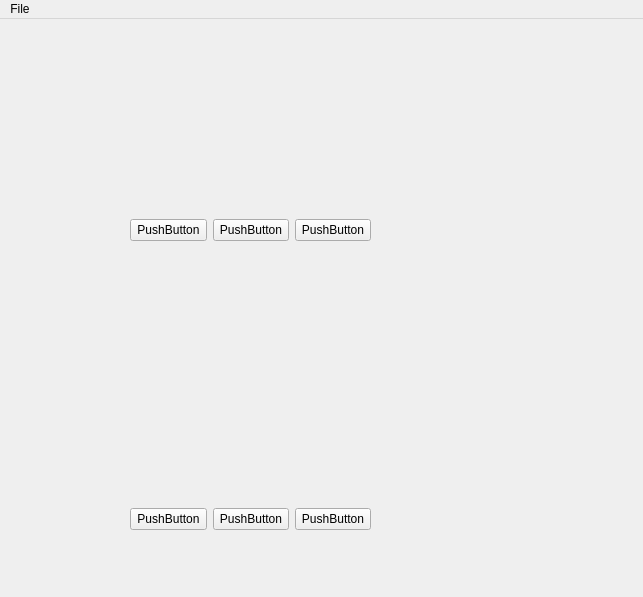
<?xml version="1.0" encoding="UTF-8"?>
<ui version="4.0">
 <class>MainWindow</class>
 <widget class="QMainWindow" name="MainWindow">
  <property name="windowModality">
   <enum>Qt::WindowModality::ApplicationModal</enum>
  </property>
  <property name="geometry">
   <rect>
    <x>0</x>
    <y>0</y>
    <width>643</width>
    <height>597</height>
   </rect>
  </property>
  <property name="sizePolicy">
   <sizepolicy hsizetype="Expanding" vsizetype="Expanding">
    <horstretch>0</horstretch>
    <verstretch>0</verstretch>
   </sizepolicy>
  </property>
  <property name="mouseTracking">
   <bool>true</bool>
  </property>
  <property name="windowTitle">
   <string>MainWindow</string>
  </property>
  <property name="layoutDirection">
   <enum>Qt::LayoutDirection::LeftToRight</enum>
  </property>
  <widget class="QWidget" name="centralwidget">
   <property name="minimumSize">
    <size>
     <width>643</width>
     <height>0</height>
    </size>
   </property>
   <property name="maximumSize">
    <size>
     <width>643</width>
     <height>16777215</height>
    </size>
   </property>
   <property name="layoutDirection">
    <enum>Qt::LayoutDirection::LeftToRight</enum>
   </property>
   <widget class="QWidget" name="verticalLayoutWidget">
    <property name="geometry">
     <rect>
      <x>130</x>
      <y>200</y>
      <width>241</width>
      <height>311</height>
     </rect>
    </property>
    <layout class="QVBoxLayout" name="verticalLayout">
     <item>
      <layout class="QHBoxLayout" name="horizontalLayout_2">
       <item>
        <widget class="QPushButton" name="pushButton_4">
         <property name="text">
          <string>PushButton</string>
         </property>
        </widget>
       </item>
       <item>
        <widget class="QPushButton" name="pushButton_5">
         <property name="text">
          <string>PushButton</string>
         </property>
        </widget>
       </item>
       <item>
        <widget class="QPushButton" name="pushButton_6">
         <property name="text">
          <string>PushButton</string>
         </property>
        </widget>
       </item>
      </layout>
     </item>
     <item>
      <spacer name="verticalSpacer">
       <property name="orientation">
        <enum>Qt::Orientation::Vertical</enum>
       </property>
       <property name="sizeHint" stdset="0">
        <size>
         <width>20</width>
         <height>40</height>
        </size>
       </property>
      </spacer>
     </item>
     <item>
      <layout class="QHBoxLayout" name="horizontalLayout">
       <item>
        <widget class="QPushButton" name="pushButton">
         <property name="text">
          <string>PushButton</string>
         </property>
        </widget>
       </item>
       <item>
        <widget class="QPushButton" name="pushButton_3">
         <property name="text">
          <string>PushButton</string>
         </property>
        </widget>
       </item>
       <item>
        <widget class="QPushButton" name="pushButton_2">
         <property name="text">
          <string>PushButton</string>
         </property>
        </widget>
       </item>
      </layout>
     </item>
    </layout>
   </widget>
  </widget>
  <widget class="QMenuBar" name="menubar">
   <property name="geometry">
    <rect>
     <x>0</x>
     <y>0</y>
     <width>643</width>
     <height>33</height>
    </rect>
   </property>
   <widget class="QMenu" name="menu">
    <property name="title">
     <string>File</string>
    </property>
    <addaction name="actionSave"/>
    <addaction name="actionSave_As"/>
    <addaction name="separator"/>
    <addaction name="actionQuit"/>
   </widget>
   <addaction name="menu"/>
  </widget>
  <action name="actionSave">
   <property name="icon">
    <iconset theme="QIcon::ThemeIcon::DocumentSave"/>
   </property>
   <property name="text">
    <string>Save</string>
   </property>
  </action>
  <action name="actionQuit">
   <property name="icon">
    <iconset theme="QIcon::ThemeIcon::ApplicationExit"/>
   </property>
   <property name="text">
    <string>Quit</string>
   </property>
  </action>
  <action name="actionSave_As">
   <property name="icon">
    <iconset theme="QIcon::ThemeIcon::DocumentSaveAs"/>
   </property>
   <property name="text">
    <string>Save As</string>
   </property>
  </action>
 </widget>
 <resources/>
 <connections/>
</ui>
